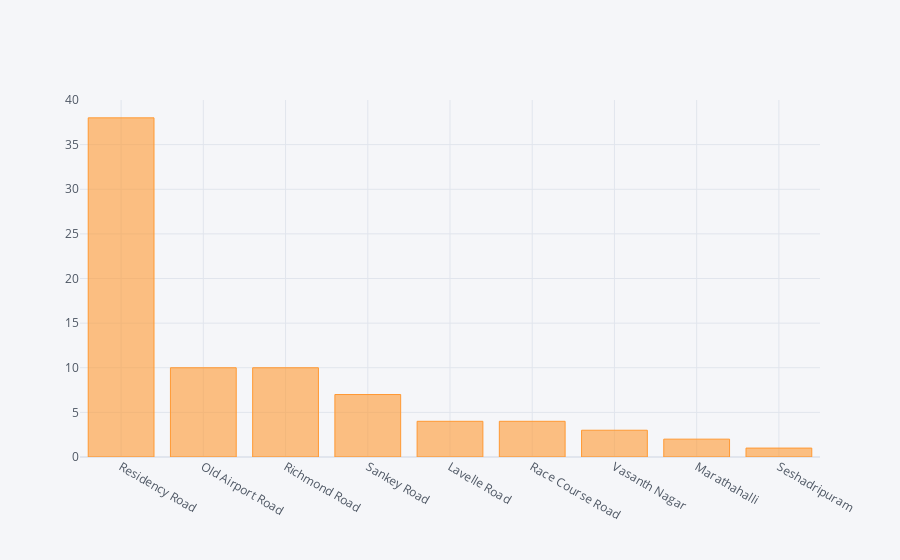

Notebook source saved alongside this figure:
### Markdown cell above
# Where are most of the expensive Restaurants are located ?

### Code cell
df[df.cost>3000].sort_values(ascending=False,by="cost").location.value_counts().iplot(kind="bar")

### Figure 1 — Plotly figure (JSON) as saved in the notebook; plotly's stock layout.template omitted (floating-point values rounded to 4 significant figures)
{"data": [{"marker": {"color": "rgba(255, 153, 51, 0.6)", "line": {"color": "rgba(255, 153, 51, 1.0)", "width": 1}}, "name": "count", "orientation": "v", "text": "", "type": "bar", "x": ["Residency Road", "Old Airport Road", "Richmond Road", "Sankey Road", "Lavelle Road", "Race Course Road", "Vasanth Nagar", "Marathahalli", "Seshadripuram"], "y": [38, 10, 10, 7, 4, 4, 3, 2, 1]}], "layout": {"autosize": true, "legend": {"bgcolor": "#F5F6F9", "font": {"color": "#4D5663"}}, "paper_bgcolor": "#F5F6F9", "plot_bgcolor": "#F5F6F9", "title": {"font": {"color": "#4D5663"}}, "xaxis": {"autorange": true, "gridcolor": "#E1E5ED", "range": [-0.5, 8.5], "showgrid": true, "tickfont": {"color": "#4D5663"}, "title": {"font": {"color": "#4D5663"}, "text": ""}, "type": "category", "zerolinecolor": "#E1E5ED"}, "yaxis": {"autorange": true, "gridcolor": "#E1E5ED", "range": [0, 40], "showgrid": true, "tickfont": {"color": "#4D5663"}, "title": {"font": {"color": "#4D5663"}, "text": ""}, "type": "linear", "zerolinecolor": "#E1E5ED"}}}
